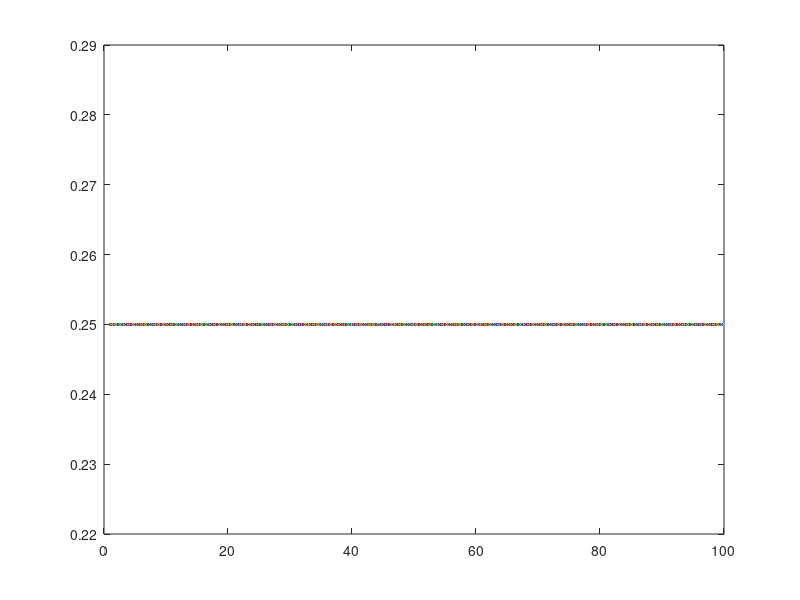

MATLAB code for this plot:

E = 200*10^-6;
x = linspace(1,100,1000);
expo = exp(E.*x);
f1 = expo/(expo+1).^2;
f2 = 1./(8*x);
figure,plot(x,f1);
hold on
%plot(x,f2);
%figure,plot(x,f2)

